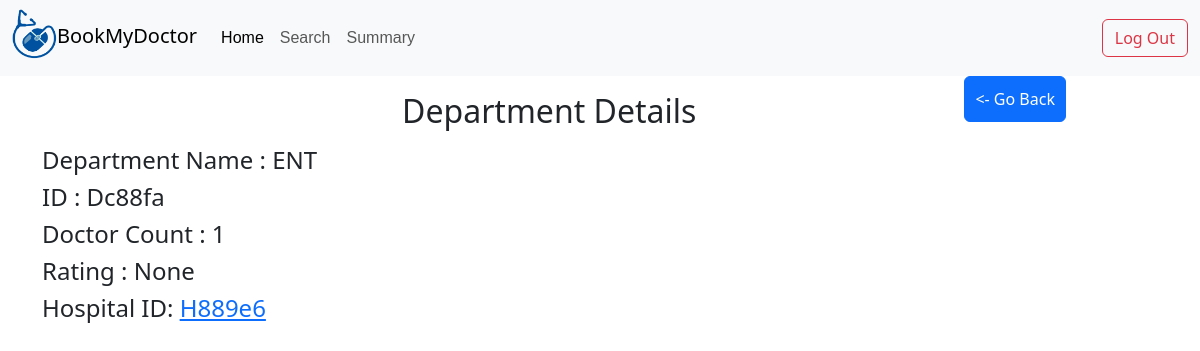
Page /Dc88fa/department/details on the committed database.
### application/models.py (models this page shows)
class Department(db.Model):
    id=db.Column(db.String(),primary_key=True)
    name=db.Column(db.String())
    nDoc=db.Column(db.Integer,default=0)
    rating=db.Column(db.Float)
    hid=db.Column(db.String(),db.ForeignKey('hospital.id'))
    deptdocs=db.relationship('Deptdoc',backref='department')

### application/controllers.py (the view)
@app.route('/<deptId>/department/details')
def departmentDetails(deptId):
    return render_template('department_details.html',Department=Department.query.get(deptId))

### templates/department_details.html (shortened to what this page needs)
{%extends 'adminbase.html'%}
{%block content%}
<div class="d-flex justify-content-around">
   <h2 class="text-center mt-3 mb-3">Department Details</h2>
<div>
   <a type="button" class="btn btn-primary" href="/admin/dashboard" ><- Go Back </a>
 </div>
</div>
      <div class="container">
         <h4>Department Name : {{Department.name}}</h4>
         <h4>ID : {{Department.id}}</h4>
         <h4>Doctor Count : {{Department.nDoc}}</h4>
         <h4>Rating : {{Department.rating}}</h4>
         <h4>Hospital ID: <a href="/{{Department.hid}}/hospital/details">{{Department.hid}}</a> </h4>
         </div>
{%endblock%}

### static/detailsbase.css (style rules this page uses)
.btn.btn.btn-primary { padding: 10px; }

### rows in the picture
Department: name "ENT", id "Dc88fa", nDoc "1", rating "None", hid "H889e6"
